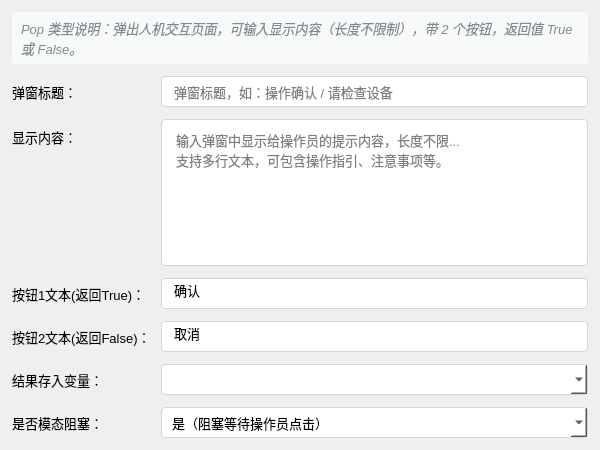
<?xml version="1.0" encoding="UTF-8"?>
<ui version="4.0">
 <class>CasePopForm</class>
 <widget class="QWidget" name="CasePopForm">
  <property name="geometry">
   <rect>
    <x>0</x>
    <y>0</y>
    <width>600</width>
    <height>450</height>
   </rect>
  </property>
  <property name="windowTitle">
   <string>Pop 用例配置</string>
  </property>
  <property name="styleSheet">
   <string notr="true">QWidget {
    font-family: "Microsoft YaHei", "Segoe UI", sans-serif;
    font-size: 13px;
}
QLabel#hintLabel {
    color: #7f8c8d;
    font-style: italic;
    padding: 6px;
    background-color: #f8f9fa;
    border-radius: 4px;
}
QLineEdit, QComboBox, QTextEdit {
    padding: 6px 10px;
    border: 1px solid #d0d7de;
    border-radius: 4px;
    background-color: white;
}
QLineEdit:focus, QComboBox:focus, QTextEdit:focus {
    border: 1px solid #2c5aa0;
}</string>
  </property>
  <layout class="QVBoxLayout" name="mainLayout">
   <property name="leftMargin">
    <number>12</number>
   </property>
   <property name="topMargin">
    <number>12</number>
   </property>
   <property name="rightMargin">
    <number>12</number>
   </property>
   <property name="bottomMargin">
    <number>12</number>
   </property>
   <property name="spacing">
    <number>12</number>
   </property>
   <item>
    <widget class="QLabel" name="hintLabel">
     <property name="text">
      <string>Pop 类型说明：弹出人机交互页面，可输入显示内容（长度不限制），带 2 个按钮，返回值 True 或 False。</string>
     </property>
     <property name="wordWrap">
      <bool>true</bool>
     </property>
    </widget>
   </item>
   <item>
    <layout class="QFormLayout" name="formLayout">
     <property name="horizontalSpacing">
      <number>10</number>
     </property>
     <property name="verticalSpacing">
      <number>12</number>
     </property>
     <item row="0" column="0">
      <widget class="QLabel" name="label_title">
       <property name="text">
        <string>弹窗标题：</string>
       </property>
      </widget>
     </item>
     <item row="0" column="1">
      <widget class="QLineEdit" name="lineEdit_title">
       <property name="placeholderText">
        <string>弹窗标题，如：操作确认 / 请检查设备</string>
       </property>
      </widget>
     </item>
     <item row="1" column="0">
      <widget class="QLabel" name="label_content">
       <property name="text">
        <string>显示内容：</string>
       </property>
      </widget>
     </item>
     <item row="1" column="1">
      <widget class="QTextEdit" name="textEdit_content">
       <property name="minimumSize">
        <size>
         <width>0</width>
         <height>120</height>
        </size>
       </property>
       <property name="placeholderText">
        <string>输入弹窗中显示给操作员的提示内容，长度不限...
支持多行文本，可包含操作指引、注意事项等。</string>
       </property>
      </widget>
     </item>
     <item row="2" column="0">
      <widget class="QLabel" name="label_btnTrue">
       <property name="text">
        <string>按钮1文本(返回True)：</string>
       </property>
      </widget>
     </item>
     <item row="2" column="1">
      <widget class="QLineEdit" name="lineEdit_btnTrue">
       <property name="text">
        <string>确认</string>
       </property>
      </widget>
     </item>
     <item row="3" column="0">
      <widget class="QLabel" name="label_btnFalse">
       <property name="text">
        <string>按钮2文本(返回False)：</string>
       </property>
      </widget>
     </item>
     <item row="3" column="1">
      <widget class="QLineEdit" name="lineEdit_btnFalse">
       <property name="text">
        <string>取消</string>
       </property>
      </widget>
     </item>
     <item row="4" column="0">
      <widget class="QLabel" name="label_resultVar">
       <property name="text">
        <string>结果存入变量：</string>
       </property>
      </widget>
     </item>
     <item row="4" column="1">
      <widget class="QComboBox" name="comboBox_resultVar">
       <property name="editable">
        <bool>true</bool>
       </property>
       <property name="placeholderText">
        <string>选择全局变量存储返回值（可选，留空则不存储）</string>
       </property>
      </widget>
     </item>
     <item row="5" column="0">
      <widget class="QLabel" name="label_modal">
       <property name="text">
        <string>是否模态阻塞：</string>
       </property>
      </widget>
     </item>
     <item row="5" column="1">
      <widget class="QComboBox" name="comboBox_modal">
       <item>
        <property name="text">
         <string>是（阻塞等待操作员点击）</string>
        </property>
       </item>
       <item>
        <property name="text">
         <string>否（非模态，超时自动继续）</string>
        </property>
       </item>
      </widget>
     </item>
    </layout>
   </item>
  </layout>
 </widget>
 <resources/>
 <connections/>
</ui>
